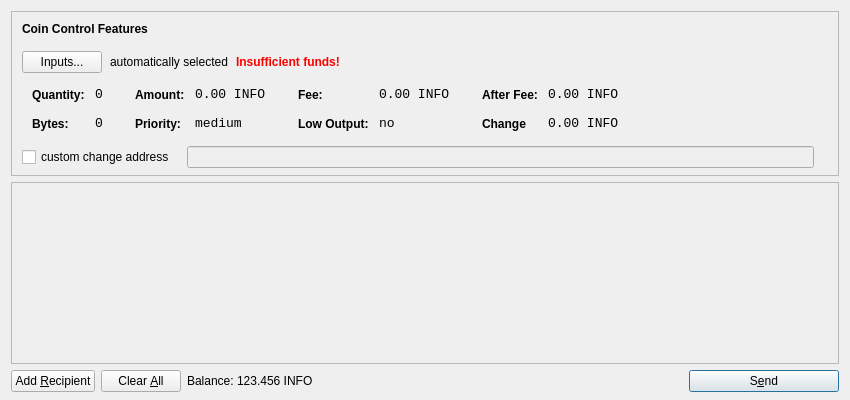
<?xml version="1.0" encoding="UTF-8"?>
<ui version="4.0">
 <class>SendCoinsDialog</class>
 <widget class="QDialog" name="SendCoinsDialog">
  <property name="geometry">
   <rect>
    <x>0</x>
    <y>0</y>
    <width>850</width>
    <height>400</height>
   </rect>
  </property>
  <property name="windowTitle">
   <string>Send Coins</string>
  </property>
  <layout class="QVBoxLayout" name="verticalLayout" stretch="0,1,0">
   <property name="bottomMargin">
    <number>8</number>
   </property>
   <item>
    <widget class="QFrame" name="frameCoinControl">
     <property name="sizePolicy">
      <sizepolicy hsizetype="Expanding" vsizetype="Expanding">
       <horstretch>0</horstretch>
       <verstretch>0</verstretch>
      </sizepolicy>
     </property>
     <property name="maximumSize">
      <size>
       <width>16777215</width>
       <height>16777215</height>
      </size>
     </property>
     <property name="frameShape">
      <enum>QFrame::StyledPanel</enum>
     </property>
     <property name="frameShadow">
      <enum>QFrame::Sunken</enum>
     </property>
     <layout class="QVBoxLayout" name="verticalLayoutCoinControl2">
      <property name="spacing">
       <number>6</number>
      </property>
      <property name="leftMargin">
       <number>0</number>
      </property>
      <property name="topMargin">
       <number>0</number>
      </property>
      <property name="rightMargin">
       <number>0</number>
      </property>
      <property name="bottomMargin">
       <number>6</number>
      </property>
      <item>
       <layout class="QVBoxLayout" name="verticalLayoutCoinControl" stretch="0,0,0,0,1">
        <property name="spacing">
         <number>0</number>
        </property>
        <property name="leftMargin">
         <number>10</number>
        </property>
        <property name="topMargin">
         <number>10</number>
        </property>
        <item>
         <layout class="QHBoxLayout" name="horizontalLayoutCoinControl1">
          <property name="bottomMargin">
           <number>15</number>
          </property>
          <item>
           <widget class="QLabel" name="labelCoinControlFeatures">
            <property name="sizePolicy">
             <sizepolicy hsizetype="Preferred" vsizetype="Maximum">
              <horstretch>0</horstretch>
              <verstretch>0</verstretch>
             </sizepolicy>
            </property>
            <property name="font">
             <font>
              <weight>75</weight>
              <bold>true</bold>
             </font>
            </property>
            <property name="styleSheet">
             <string notr="true">font-weight:bold;</string>
            </property>
            <property name="text">
             <string>Coin Control Features</string>
            </property>
           </widget>
          </item>
         </layout>
        </item>
        <item>
         <layout class="QHBoxLayout" name="horizontalLayoutCoinControl2" stretch="0,0,0,0">
          <property name="spacing">
           <number>8</number>
          </property>
          <property name="bottomMargin">
           <number>10</number>
          </property>
          <item>
           <widget class="QPushButton" name="pushButtonCoinControl">
            <property name="styleSheet">
             <string notr="true"/>
            </property>
            <property name="text">
             <string>Inputs...</string>
            </property>
           </widget>
          </item>
          <item>
           <widget class="QLabel" name="labelCoinControlAutomaticallySelected">
            <property name="text">
             <string>automatically selected</string>
            </property>
            <property name="margin">
             <number>5</number>
            </property>
           </widget>
          </item>
          <item>
           <widget class="QLabel" name="labelCoinControlInsuffFunds">
            <property name="font">
             <font>
              <weight>75</weight>
              <bold>true</bold>
             </font>
            </property>
            <property name="styleSheet">
             <string notr="true">color:red;font-weight:bold;</string>
            </property>
            <property name="text">
             <string>Insufficient funds!</string>
            </property>
            <property name="margin">
             <number>5</number>
            </property>
           </widget>
          </item>
          <item>
           <spacer name="horizontalSpacerCoinControl">
            <property name="orientation">
             <enum>Qt::Horizontal</enum>
            </property>
            <property name="sizeHint" stdset="0">
             <size>
              <width>40</width>
              <height>1</height>
             </size>
            </property>
           </spacer>
          </item>
         </layout>
        </item>
        <item>
         <widget class="QWidget" name="widgetCoinControl" native="true">
          <property name="sizePolicy">
           <sizepolicy hsizetype="Preferred" vsizetype="Preferred">
            <horstretch>0</horstretch>
            <verstretch>0</verstretch>
           </sizepolicy>
          </property>
          <property name="minimumSize">
           <size>
            <width>0</width>
            <height>0</height>
           </size>
          </property>
          <property name="styleSheet">
           <string notr="true"/>
          </property>
          <layout class="QHBoxLayout" name="horizontalLayoutCoinControl5">
           <property name="leftMargin">
            <number>0</number>
           </property>
           <property name="topMargin">
            <number>0</number>
           </property>
           <property name="rightMargin">
            <number>0</number>
           </property>
           <property name="bottomMargin">
            <number>0</number>
           </property>
           <item>
            <layout class="QHBoxLayout" name="horizontalLayoutCoinControl3" stretch="0,0,0,1">
             <property name="spacing">
              <number>20</number>
             </property>
             <property name="topMargin">
              <number>0</number>
             </property>
             <property name="bottomMargin">
              <number>10</number>
             </property>
             <item>
              <layout class="QFormLayout" name="formLayoutCoinControl1">
               <property name="horizontalSpacing">
                <number>10</number>
               </property>
               <property name="verticalSpacing">
                <number>14</number>
               </property>
               <property name="leftMargin">
                <number>10</number>
               </property>
               <property name="topMargin">
                <number>4</number>
               </property>
               <property name="rightMargin">
                <number>6</number>
               </property>
               <item row="0" column="0">
                <widget class="QLabel" name="labelCoinControlQuantityText">
                 <property name="styleSheet">
                  <string notr="true">font-weight:bold;</string>
                 </property>
                 <property name="text">
                  <string>Quantity:</string>
                 </property>
                 <property name="margin">
                  <number>0</number>
                 </property>
                </widget>
               </item>
               <item row="0" column="1">
                <widget class="QLabel" name="labelCoinControlQuantity">
                 <property name="font">
                  <font>
                   <family>Monospace</family>
                   <pointsize>10</pointsize>
                  </font>
                 </property>
                 <property name="cursor">
                  <cursorShape>IBeamCursor</cursorShape>
                 </property>
                 <property name="contextMenuPolicy">
                  <enum>Qt::ActionsContextMenu</enum>
                 </property>
                 <property name="text">
                  <string>0</string>
                 </property>
                 <property name="margin">
                  <number>0</number>
                 </property>
                 <property name="textInteractionFlags">
                  <set>Qt::LinksAccessibleByMouse|Qt::TextSelectableByKeyboard|Qt::TextSelectableByMouse</set>
                 </property>
                </widget>
               </item>
               <item row="1" column="0">
                <widget class="QLabel" name="labelCoinControlBytesText">
                 <property name="styleSheet">
                  <string notr="true">font-weight:bold;</string>
                 </property>
                 <property name="text">
                  <string>Bytes:</string>
                 </property>
                </widget>
               </item>
               <item row="1" column="1">
                <widget class="QLabel" name="labelCoinControlBytes">
                 <property name="font">
                  <font>
                   <family>Monospace</family>
                   <pointsize>10</pointsize>
                  </font>
                 </property>
                 <property name="cursor">
                  <cursorShape>IBeamCursor</cursorShape>
                 </property>
                 <property name="contextMenuPolicy">
                  <enum>Qt::ActionsContextMenu</enum>
                 </property>
                 <property name="text">
                  <string>0</string>
                 </property>
                 <property name="textInteractionFlags">
                  <set>Qt::LinksAccessibleByMouse|Qt::TextSelectableByKeyboard|Qt::TextSelectableByMouse</set>
                 </property>
                </widget>
               </item>
              </layout>
             </item>
             <item>
              <layout class="QFormLayout" name="formLayoutCoinControl2">
               <property name="horizontalSpacing">
                <number>10</number>
               </property>
               <property name="verticalSpacing">
                <number>14</number>
               </property>
               <property name="leftMargin">
                <number>6</number>
               </property>
               <property name="topMargin">
                <number>4</number>
               </property>
               <property name="rightMargin">
                <number>6</number>
               </property>
               <item row="0" column="0">
                <widget class="QLabel" name="labelCoinControlAmountText">
                 <property name="styleSheet">
                  <string notr="true">font-weight:bold;</string>
                 </property>
                 <property name="text">
                  <string>Amount:</string>
                 </property>
                 <property name="margin">
                  <number>0</number>
                 </property>
                </widget>
               </item>
               <item row="0" column="1">
                <widget class="QLabel" name="labelCoinControlAmount">
                 <property name="font">
                  <font>
                   <family>Monospace</family>
                   <pointsize>10</pointsize>
                  </font>
                 </property>
                 <property name="cursor">
                  <cursorShape>IBeamCursor</cursorShape>
                 </property>
                 <property name="contextMenuPolicy">
                  <enum>Qt::ActionsContextMenu</enum>
                 </property>
                 <property name="text">
                  <string notr="true">0.00 INFO</string>
                 </property>
                 <property name="textInteractionFlags">
                  <set>Qt::LinksAccessibleByMouse|Qt::TextSelectableByKeyboard|Qt::TextSelectableByMouse</set>
                 </property>
                </widget>
               </item>
               <item row="1" column="0">
                <widget class="QLabel" name="labelCoinControlPriorityText">
                 <property name="styleSheet">
                  <string notr="true">font-weight:bold;</string>
                 </property>
                 <property name="text">
                  <string>Priority:</string>
                 </property>
                </widget>
               </item>
               <item row="1" column="1">
                <widget class="QLabel" name="labelCoinControlPriority">
                 <property name="font">
                  <font>
                   <family>Monospace</family>
                   <pointsize>10</pointsize>
                  </font>
                 </property>
                 <property name="cursor">
                  <cursorShape>IBeamCursor</cursorShape>
                 </property>
                 <property name="contextMenuPolicy">
                  <enum>Qt::ActionsContextMenu</enum>
                 </property>
                 <property name="text">
                  <string>medium</string>
                 </property>
                 <property name="textInteractionFlags">
                  <set>Qt::LinksAccessibleByMouse|Qt::TextSelectableByKeyboard|Qt::TextSelectableByMouse</set>
                 </property>
                </widget>
               </item>
              </layout>
             </item>
             <item>
              <layout class="QFormLayout" name="formLayoutCoinControl3">
               <property name="horizontalSpacing">
                <number>10</number>
               </property>
               <property name="verticalSpacing">
                <number>14</number>
               </property>
               <property name="leftMargin">
                <number>6</number>
               </property>
               <property name="topMargin">
                <number>4</number>
               </property>
               <property name="rightMargin">
                <number>6</number>
               </property>
               <item row="0" column="0">
                <widget class="QLabel" name="labelCoinControlFeeText">
                 <property name="styleSheet">
                  <string notr="true">font-weight:bold;</string>
                 </property>
                 <property name="text">
                  <string>Fee:</string>
                 </property>
                 <property name="margin">
                  <number>0</number>
                 </property>
                </widget>
               </item>
               <item row="0" column="1">
                <widget class="QLabel" name="labelCoinControlFee">
                 <property name="font">
                  <font>
                   <family>Monospace</family>
                   <pointsize>10</pointsize>
                  </font>
                 </property>
                 <property name="cursor">
                  <cursorShape>IBeamCursor</cursorShape>
                 </property>
                 <property name="contextMenuPolicy">
                  <enum>Qt::ActionsContextMenu</enum>
                 </property>
                 <property name="text">
                  <string notr="true">0.00 INFO</string>
                 </property>
                 <property name="textInteractionFlags">
                  <set>Qt::LinksAccessibleByMouse|Qt::TextSelectableByKeyboard|Qt::TextSelectableByMouse</set>
                 </property>
                </widget>
               </item>
               <item row="1" column="0">
                <widget class="QLabel" name="labelCoinControlLowOutputText">
                 <property name="styleSheet">
                  <string notr="true">font-weight:bold;</string>
                 </property>
                 <property name="text">
                  <string>Low Output:</string>
                 </property>
                </widget>
               </item>
               <item row="1" column="1">
                <widget class="QLabel" name="labelCoinControlLowOutput">
                 <property name="font">
                  <font>
                   <family>Monospace</family>
                   <pointsize>10</pointsize>
                  </font>
                 </property>
                 <property name="cursor">
                  <cursorShape>IBeamCursor</cursorShape>
                 </property>
                 <property name="contextMenuPolicy">
                  <enum>Qt::ActionsContextMenu</enum>
                 </property>
                 <property name="text">
                  <string>no</string>
                 </property>
                 <property name="textInteractionFlags">
                  <set>Qt::LinksAccessibleByMouse|Qt::TextSelectableByKeyboard|Qt::TextSelectableByMouse</set>
                 </property>
                </widget>
               </item>
              </layout>
             </item>
             <item>
              <layout class="QFormLayout" name="formLayoutCoinControl4">
               <property name="horizontalSpacing">
                <number>10</number>
               </property>
               <property name="verticalSpacing">
                <number>14</number>
               </property>
               <property name="leftMargin">
                <number>6</number>
               </property>
               <property name="topMargin">
                <number>4</number>
               </property>
               <property name="rightMargin">
                <number>6</number>
               </property>
               <item row="0" column="0">
                <widget class="QLabel" name="labelCoinControlAfterFeeText">
                 <property name="styleSheet">
                  <string notr="true">font-weight:bold;</string>
                 </property>
                 <property name="text">
                  <string>After Fee:</string>
                 </property>
                 <property name="margin">
                  <number>0</number>
                 </property>
                </widget>
               </item>
               <item row="0" column="1">
                <widget class="QLabel" name="labelCoinControlAfterFee">
                 <property name="font">
                  <font>
                   <family>Monospace</family>
                   <pointsize>10</pointsize>
                  </font>
                 </property>
                 <property name="cursor">
                  <cursorShape>IBeamCursor</cursorShape>
                 </property>
                 <property name="contextMenuPolicy">
                  <enum>Qt::ActionsContextMenu</enum>
                 </property>
                 <property name="text">
                  <string notr="true">0.00 INFO</string>
                 </property>
                 <property name="textInteractionFlags">
                  <set>Qt::LinksAccessibleByMouse|Qt::TextSelectableByKeyboard|Qt::TextSelectableByMouse</set>
                 </property>
                </widget>
               </item>
               <item row="1" column="0">
                <widget class="QLabel" name="labelCoinControlChangeText">
                 <property name="styleSheet">
                  <string notr="true">font-weight:bold;</string>
                 </property>
                 <property name="text">
                  <string>Change</string>
                 </property>
                </widget>
               </item>
               <item row="1" column="1">
                <widget class="QLabel" name="labelCoinControlChange">
                 <property name="font">
                  <font>
                   <family>Monospace</family>
                   <pointsize>10</pointsize>
                  </font>
                 </property>
                 <property name="cursor">
                  <cursorShape>IBeamCursor</cursorShape>
                 </property>
                 <property name="contextMenuPolicy">
                  <enum>Qt::ActionsContextMenu</enum>
                 </property>
                 <property name="text">
                  <string notr="true">0.00 INFO</string>
                 </property>
                 <property name="textInteractionFlags">
                  <set>Qt::LinksAccessibleByMouse|Qt::TextSelectableByKeyboard|Qt::TextSelectableByMouse</set>
                 </property>
                </widget>
               </item>
              </layout>
             </item>
            </layout>
           </item>
          </layout>
         </widget>
        </item>
        <item>
         <layout class="QHBoxLayout" name="horizontalLayoutCoinControl4" stretch="0,0,0">
          <property name="spacing">
           <number>12</number>
          </property>
          <property name="sizeConstraint">
           <enum>QLayout::SetDefaultConstraint</enum>
          </property>
          <property name="topMargin">
           <number>5</number>
          </property>
          <property name="rightMargin">
           <number>5</number>
          </property>
          <item>
           <widget class="QCheckBox" name="checkBoxCoinControlChange">
            <property name="text">
             <string>custom change address</string>
            </property>
           </widget>
          </item>
          <item>
           <widget class="QLineEdit" name="lineEditCoinControlChange">
            <property name="enabled">
             <bool>false</bool>
            </property>
            <property name="sizePolicy">
             <sizepolicy hsizetype="Expanding" vsizetype="Fixed">
              <horstretch>0</horstretch>
              <verstretch>0</verstretch>
             </sizepolicy>
            </property>
           </widget>
          </item>
          <item>
           <widget class="QLabel" name="labelCoinControlChangeLabel">
            <property name="sizePolicy">
             <sizepolicy hsizetype="Preferred" vsizetype="Expanding">
              <horstretch>0</horstretch>
              <verstretch>0</verstretch>
             </sizepolicy>
            </property>
            <property name="minimumSize">
             <size>
              <width>0</width>
              <height>0</height>
             </size>
            </property>
            <property name="text">
             <string/>
            </property>
            <property name="margin">
             <number>3</number>
            </property>
           </widget>
          </item>
         </layout>
        </item>
        <item>
         <spacer name="verticalSpacerCoinControl">
          <property name="orientation">
           <enum>Qt::Vertical</enum>
          </property>
          <property name="sizeHint" stdset="0">
           <size>
            <width>800</width>
            <height>1</height>
           </size>
          </property>
         </spacer>
        </item>
       </layout>
      </item>
     </layout>
    </widget>
   </item>
   <item>
    <widget class="QScrollArea" name="scrollArea">
     <property name="widgetResizable">
      <bool>true</bool>
     </property>
     <widget class="QWidget" name="scrollAreaWidgetContents">
      <property name="geometry">
       <rect>
        <x>0</x>
        <y>0</y>
        <width>830</width>
        <height>172</height>
       </rect>
      </property>
      <layout class="QVBoxLayout" name="verticalLayout_2">
       <property name="leftMargin">
        <number>0</number>
       </property>
       <property name="topMargin">
        <number>0</number>
       </property>
       <property name="rightMargin">
        <number>0</number>
       </property>
       <property name="bottomMargin">
        <number>0</number>
       </property>
       <item>
        <layout class="QVBoxLayout" name="entries">
         <property name="spacing">
          <number>6</number>
         </property>
        </layout>
       </item>
       <item>
        <spacer name="verticalSpacer">
         <property name="orientation">
          <enum>Qt::Vertical</enum>
         </property>
         <property name="sizeHint" stdset="0">
          <size>
           <width>20</width>
           <height>40</height>
          </size>
         </property>
        </spacer>
       </item>
      </layout>
     </widget>
    </widget>
   </item>
   <item>
    <layout class="QHBoxLayout" name="horizontalLayout">
     <item>
      <widget class="QPushButton" name="addButton">
       <property name="toolTip">
        <string>Send to multiple recipients at once</string>
       </property>
       <property name="styleSheet">
        <string notr="true"/>
       </property>
       <property name="text">
        <string>Add &amp;Recipient</string>
       </property>
       <property name="autoDefault">
        <bool>false</bool>
       </property>
      </widget>
     </item>
     <item>
      <widget class="QPushButton" name="clearButton">
       <property name="sizePolicy">
        <sizepolicy hsizetype="Minimum" vsizetype="Fixed">
         <horstretch>0</horstretch>
         <verstretch>0</verstretch>
        </sizepolicy>
       </property>
       <property name="toolTip">
        <string>Remove all transaction fields</string>
       </property>
       <property name="styleSheet">
        <string notr="true"/>
       </property>
       <property name="text">
        <string>Clear &amp;All</string>
       </property>
       <property name="autoRepeatDelay">
        <number>300</number>
       </property>
       <property name="autoDefault">
        <bool>false</bool>
       </property>
      </widget>
     </item>
     <item>
      <layout class="QHBoxLayout" name="horizontalLayout_2">
       <property name="spacing">
        <number>3</number>
       </property>
       <item>
        <widget class="QLabel" name="label">
         <property name="sizePolicy">
          <sizepolicy hsizetype="Preferred" vsizetype="Fixed">
           <horstretch>0</horstretch>
           <verstretch>0</verstretch>
          </sizepolicy>
         </property>
         <property name="text">
          <string>Balance:</string>
         </property>
        </widget>
       </item>
       <item>
        <widget class="QLabel" name="labelBalance">
         <property name="sizePolicy">
          <sizepolicy hsizetype="Preferred" vsizetype="Fixed">
           <horstretch>0</horstretch>
           <verstretch>0</verstretch>
          </sizepolicy>
         </property>
         <property name="cursor">
          <cursorShape>IBeamCursor</cursorShape>
         </property>
         <property name="text">
          <string notr="true">123.456 INFO</string>
         </property>
         <property name="textInteractionFlags">
          <set>Qt::LinksAccessibleByMouse|Qt::TextSelectableByKeyboard|Qt::TextSelectableByMouse</set>
         </property>
        </widget>
       </item>
      </layout>
     </item>
     <item>
      <spacer name="horizontalSpacer">
       <property name="orientation">
        <enum>Qt::Horizontal</enum>
       </property>
       <property name="sizeHint" stdset="0">
        <size>
         <width>40</width>
         <height>20</height>
        </size>
       </property>
      </spacer>
     </item>
     <item>
      <widget class="QPushButton" name="sendButton">
       <property name="minimumSize">
        <size>
         <width>150</width>
         <height>0</height>
        </size>
       </property>
       <property name="toolTip">
        <string>Confirm the send action</string>
       </property>
       <property name="styleSheet">
        <string notr="true"/>
       </property>
       <property name="text">
        <string>S&amp;end</string>
       </property>
       <property name="icon">
        <iconset resource="../infocoin.qrc">
         <normaloff>:/icons/send</normaloff>:/icons/send</iconset>
       </property>
       <property name="default">
        <bool>true</bool>
       </property>
      </widget>
     </item>
    </layout>
   </item>
  </layout>
 </widget>
 <resources>
  <include location="../infocoin.qrc"/>
 </resources>
 <connections/>
</ui>
